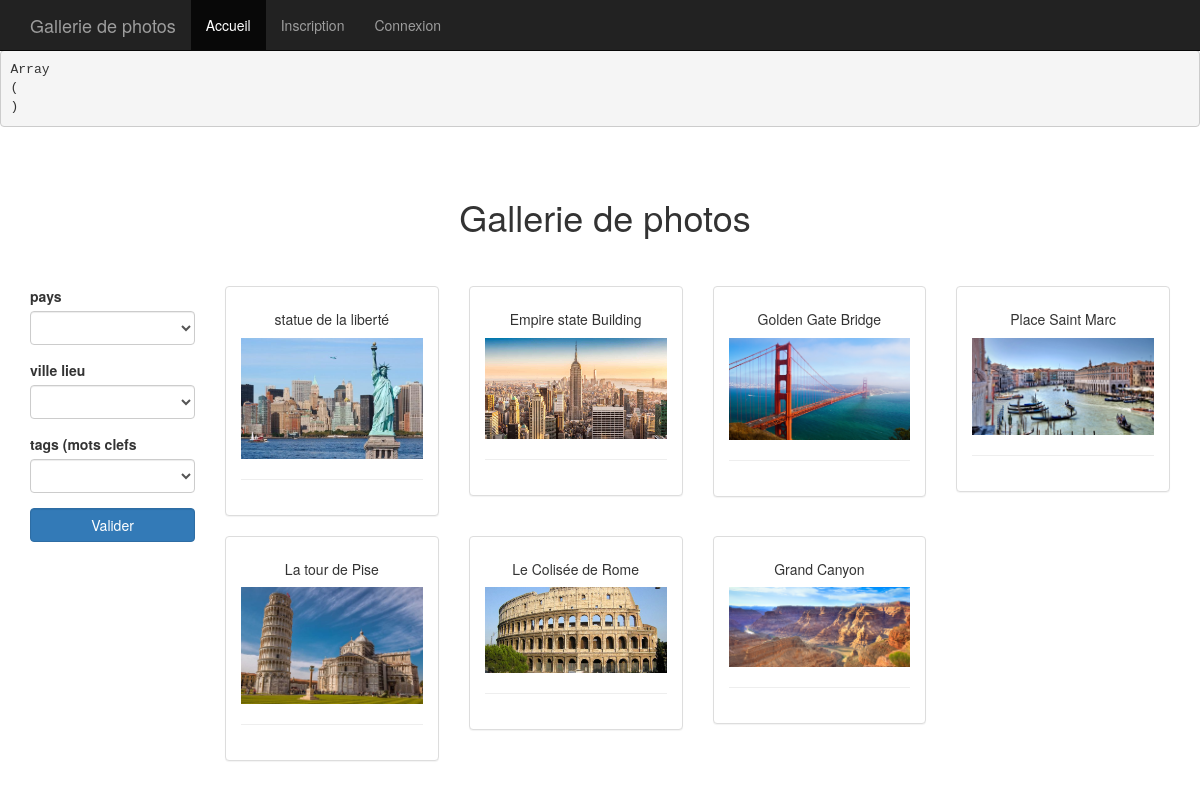
The page / on the database its author committed.
### tables this page shows
CREATE TABLE `pictures` (
  `id` int(3) NOT NULL,
  `title` varchar(255) NOT NULL,
  `header` varchar(255) DEFAULT NULL,
  `content` text,
  `date_record` datetime NOT NULL,
  `date_picture` date NOT NULL,
  `country` varchar(255) NOT NULL,
  `city` varchar(255) NOT NULL,
  `photo` varchar(255) NOT NULL,
  `users_id` int(3) DEFAULT NULL
);

### inc/function.inc.php (called while the page is built, shortened)
<?php
function utilisateur_est_connecte()
{
	return false;
}

### index.php (the view, shortened to what this page needs)
<?php
require("inc/init.inc.php");
$liste_article = $pdo->query("SELECT * FROM pictures");
$liste_country = $pdo->query("SELECT DISTINCT country FROM pictures ORDER BY country");
$liste_city = $pdo->query("SELECT DISTINCT city FROM pictures ORDER BY city");
$liste_tags  = $pdo->query("SELECT DISTINCT keywords FROM tags_picture, pictures WHERE  pictures.id = tags_picture.pictures_id");
require("inc/header.inc.php");
require("inc/nav.inc.php");
echo '<pre>'; print_r($_POST); echo '</pre>';
?>
    <div class="container">
      <div class="starter-template">
        <h1><span class="glyphicon" style="color: NavajoWhite;"></span> Gallerie de photos</h1>
      </div>
	  <div class="row">
		<div class="col-sm-2">
			<?php
				echo '<form method="post" action="">';
					echo '<div class="form-group">
							<label for="country">pays</label>
							<select name="country" id="country" class="form-control">
								<option></option>';
					while($country = $liste_country->fetch(PDO::FETCH_ASSOC))
					{
						echo '<option>' . $country['country'] . '</option>';
					}
					echo '  </select></div>';
					echo '<div class="form-group">
							<label for="city">ville lieu</label>
							<select name="city" id="city" class="form-control">
								<option></option>';
					while($city = $liste_city->fetch(PDO::FETCH_ASSOC))
					{
						echo '<option>' . $city['city'] . '</option>';
					}
					echo '  </select></div>';
					echo '<div class="form-group">
							<label for="tags">tags (mots clefs</label>
							<select name="tags" id="tags" class="form-control">
								<option></option>';
					while($tags = $liste_tags->fetch(PDO::FETCH_ASSOC))
					{
						echo '<option>' . $tags['keywords'] . '</option>';
					}
					echo '  </select></div>';
					echo '<div class="form-group">
						<button type="submit"  name="filtrer" id="filtrer" class="form-control btn btn-primary">Valider</button>
					</div>';
				echo '</form>';
			?>
		</div>
		<div class="col-sm-10">
			<?php
				echo '<div class="row">';
				$compteur = 0;
				while($article = $liste_article->fetch(PDO::FETCH_ASSOC))
				{
					if($compteur%4 == 0 && $compteur != 0) { echo '</div><div class="row">'; }
					$compteur++;
					echo '<div class="col-sm-3">';
					echo '<div class="panel panel-default">';
					echo '<div class="panel-body text-center">';
					echo '<h5>' . $article['title'] . '</h5>';
					echo '<img src="' . URL . 'photo/' . $article['photo'] . '"  class="img-responsive" />';
					echo '<hr />';
					echo '</div></div></div>';
				}
				echo '</div>';
			?>
		</div>
	  </div>
    </div>
<?php
require("inc/footer.inc.php");

### inc/header.inc.php (shortened to what this page needs)
<!DOCTYPE html>
<html lang="fr">
  <head>
    <link href="<?php echo URL; ?>css/bootstrap.min.css" rel="stylesheet">
    <link href="<?php echo URL; ?>css/style.css" rel="stylesheet">
  </head>
  <body>

### inc/nav.inc.php (shortened to what this page needs)
<nav class="navbar navbar-inverse navbar-fixed-top">
    <div class="container">
      <div class="navbar-header">
        <a class="navbar-brand" href="<?php echo URL; ?>index.php">Gallerie de photos</a>
      </div>
      <div id="navbar" class="collapse navbar-collapse">
        <ul class="nav navbar-nav">
   <li class="active"><a href="<?php echo URL; ?>index.php">Accueil</a></li>
	<?php
		if(!utilisateur_est_connecte())
		{
	?>
		<li><a href="<?php echo URL; ?>inscription.php">Inscription</a></li>
		<li><a href="<?php echo URL; ?>connexion.php">Connexion</a></li>
	<?php
		}
		else {
	?>
		<li><a href="<?php echo URL; ?>profil.php">profil</a></li>
		<li><a href="<?php echo URL; ?>connexion.php?action=deconnexion">Déconnexion</a></li>
		<li><a href="<?php echo URL; ?>admin/gestionphotos.php">Gestion des photos</a></li>';
	<?php
		}
	?>
        </ul>
      </div>
    </div>
  </nav>

### inc/footer.inc.php (shortened to what this page needs)
  </body>
</html>

### css/style.css (style rules this page uses)
body { padding-top: 50px; }
.starter-template { padding: 40px 15px; text-align: center; }

### rows shown on the page
pictures: title "statue de la liberté", photo (picture)
pictures: title "Empire state Building", photo (picture)
pictures: title "Golden Gate Bridge", photo (picture)
pictures: title "Place Saint Marc", photo (picture)
pictures: title "La tour de Pise", photo (picture)
pictures: title "Le Colisée de Rome", photo (picture)
pictures: title "Grand Canyon", photo (picture)
